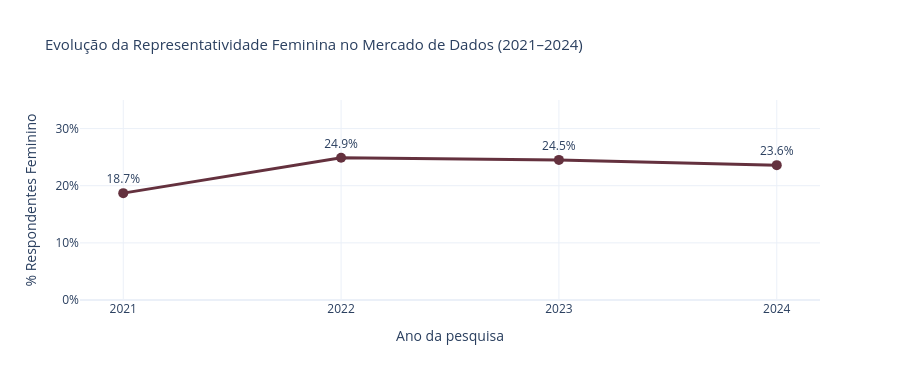

Notebook code for this chart:
### Markdown cell above
### G1 — Evolução da representatividade feminina (2021–2024)

Linha temporal com a proporção de mulheres respondentes a cada ano.  
Permite identificar se a presença feminina no mercado de dados está crescendo.

### Code cell
evolucao = (
    df.groupby(['ano_pesquisa', 'genero'])
    .size().unstack(fill_value=0)
    .assign(pct_feminino=lambda x: x['Feminino'] / (x['Feminino'] + x['Masculino']) * 100)
    .reindex(ANOS)
)

fig = go.Figure()
fig.add_trace(go.Scatter(
    x=ANOS, y=evolucao['pct_feminino'],
    mode='lines+markers+text',
    text=[f'{v:.1f}%' for v in evolucao['pct_feminino']],
    textposition='top center',
    line=dict(color=CORES_GENERO['Feminino'], width=3),
    marker=dict(size=10), name='% Feminino'
))

fig = layout_padrao(fig, 'Evolução da Representatividade Feminina no Mercado de Dados (2021–2024)', height=380)
fig.update_yaxes(ticksuffix='%', range=[0, 35], title_text='% Respondentes Feminino')
fig.update_xaxes(title_text='Ano da pesquisa')
fig.show()

### Figure 1 — Plotly figure (JSON) as saved in the notebook; plotly's stock layout.template omitted (floating-point values rounded to 4 significant figures)
{"data": [{"line": {"color": "#64313E", "width": 3}, "marker": {"size": 10}, "mode": "lines+markers+text", "name": "% Feminino", "text": ["18.7%", "24.9%", "24.5%", "23.6%"], "textposition": "top center", "type": "scatter", "x": ["2021", "2022", "2023", "2024"], "y": [18.7, 24.88, 24.52, 23.6]}], "layout": {"height": 380, "legend": {"orientation": "h", "x": 1, "xanchor": "right", "y": 1.02, "yanchor": "bottom"}, "title": {"font": {"size": 15}, "text": "Evolução da Representatividade Feminina no Mercado de Dados (2021–2024)"}, "xaxis": {"title": {"text": "Ano da pesquisa"}}, "yaxis": {"range": [0, 35], "ticksuffix": "%", "title": {"text": "% Respondentes Feminino"}}}}
